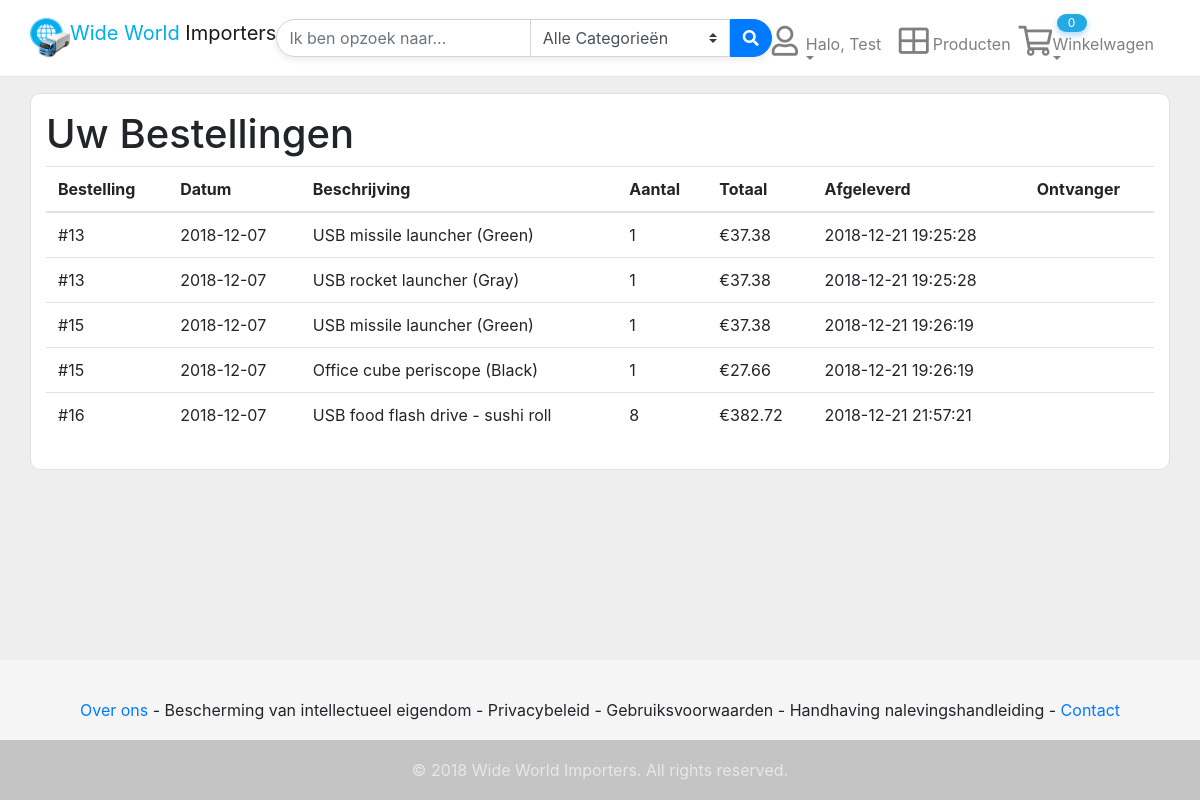
Screenshot of /Invoices.php (signed in) with the database file from the repository.
### tables this page shows
CREATE TABLE `invoicelines` (
	`InvoiceLineID` int(11) NOT NULL,
	`InvoiceID` int(11) NOT NULL,
	`StockItemID` int(11) NOT NULL,
	`Description` varchar(100) NOT NULL,
	`Quantity` int(11) NOT NULL
);

CREATE TABLE `invoices` (
	`InvoiceID` int(11) NOT NULL,
	`CustomerID` int(11) NOT NULL,
	`BillToCustomerID` int(11) NOT NULL,
	`InvoiceDate` date NOT NULL,
	`CustomerPurchaseOrderNumber` varchar(20) DEFAULT NULL,
	`TotalDryItems` int(11) NOT NULL,
	`TotalChillerItems` int(11) DEFAULT NULL,
	`ConfirmedDeliveryTime` datetime DEFAULT NULL,
	`ConfirmedReceivedBy` varchar(4000) DEFAULT NULL,
	`LastEditedWhen` datetime NOT NULL DEFAULT CURRENT_TIMESTAMP
);

CREATE TABLE `stockitems` (
	`StockItemID` int(11) NOT NULL,
	`StockItemName` varchar(100) NOT NULL,
	`ColorID` int(11) DEFAULT NULL,
	`UnitPackageID` int(11) NOT NULL,
	`OuterPackageID` int(11) NOT NULL,
	`Brand` varchar(50) DEFAULT NULL,
	`Size` varchar(20) DEFAULT NULL,
	`LeadTimeDays` int(11) NOT NULL,
	`QuantityPerOuter` int(11) NOT NULL,
	`IsChillerStock` tinyint(1) NOT NULL,
	`TaxRate` decimal(18,3) NOT NULL,
	`UnitPrice` decimal(18,2) NOT NULL,
	`RecommendedRetailPrice` decimal(18,2) DEFAULT NULL,
	`TypicalWeightPerUnit` decimal(18,3) NOT NULL,
	`MarketingComments` longtext,
	`InternalComments` longtext,
	`Photo` longtext,
	`YouTubeID` varchar(45) DEFAULT NULL,
	`CustomFields` longtext,
	`Tags` longtext,
	`SearchDetails` longtext NOT NULL,
	`ValidFrom` datetime NOT NULL,
	`ValidTo` datetime NOT NULL
);

### inc/Autoload.php (called while the page is built, shortened)
<?php
	spl_autoload_register(function($className) {
		$className = str_replace("\\", DIRECTORY_SEPARATOR, $className);
	});

### class/DB.php (called while the page is built, shortened)
<?php
	class DB {
		protected static $instance;
		protected $pdo;
		protected function __construct() {
			$opt  = array(
				PDO::ATTR_ERRMODE            => PDO::ERRMODE_EXCEPTION,
				PDO::ATTR_DEFAULT_FETCH_MODE => PDO::FETCH_ASSOC,
				PDO::ATTR_EMULATE_PREPARES   => FALSE,
			);
			$dsn = 'mysql:host='.DB_HOST.';dbname='.DB_NAME.';charset='.DB_CHAR;
			try {
				$this->pdo = new PDO($dsn, DB_USER, DB_PASS, $opt);
			} catch (PDOException $e) {
				echo 'Connection failed: ' . $e->getMessage();
			}
		}
		public static function instance() {
			if (self::$instance === null) {
				self::$instance = new self;
			}
			return self::$instance;
		}
		public function run($sql, $args = []) {
			if (!$args) {
				return $this->pdo->query($sql);
			}
			$stmt = $this->pdo->prepare($sql);
			$stmt->execute($args);
			return $stmt;
		}
	}

### class/Invoice.php (called while the page is built, shortened)
<?php
	class Invoice {
		protected $db;
		public function __construct() {
			$this->db = DB::instance();
		}
		public function getInvoicesFor($userId) {
			$sql = "SELECT I.InvoiceID, I.InvoiceDate, I.CustomerPurchaseOrderNumber, I.ConfirmedDeliveryTime, I.ConfirmedReceivedBy, IL.Description, IL.Quantity, S.RecommendedRetailPrice
					FROM invoices I
					JOIN invoicelines IL ON I.InvoiceID = IL.InvoiceID
					JOIN stockitems S ON IL.StockItemID = S.StockItemID
					WHERE I.CustomerID = ?
					ORDER BY I.InvoiceDate";
			$result = $this->db->run($sql, [$userId])->fetchAll();
			$this->data = $result;
		}
	}

### Invoices.php (the view, shortened to what this page needs)
<?php
	include_once "inc/Autoload.php";
	include "inc/Header.php";
	$userId = $_SESSION["user"]["user_id"];
	$invoice = new Invoice();
	$invoice->getInvoicesFor($userId);
	$invoices = $invoice->data;
?>
<main>
	<div class="container bg-white py-3 border br-10">
		<h1>Uw Bestellingen</h1>
		<?php if ($invoices != []) { ?>
			<table id="invoiceTable" class="table table-hover table-condensed">
				<thead>
					<tr>
						<th>Bestelling</th>
						<th>Datum</th>
						<th>Beschrijving</th>
						<th>Aantal</th>
						<th>Totaal</th>
						<th>Afgeleverd</th>
						<th>Ontvanger</th>
					</tr>
				</thead>
				<tbody>
				<?php
					foreach ($invoices as $invoice) {
						?>
						<tr id="listItem">
							<td data-th="Bestelling">
								<span>#<?php echo $invoice['CustomerPurchaseOrderNumber'] ?></span>
							</td>
							<td data-th="Datum">
								<span><?php echo $invoice['InvoiceDate'] ?></span>
							</td>
							<td data-th="Beschrijving">
								<span><?php echo $invoice["Description"]?></span>
							</td>
							<td data-th="Aantal">
								<span><?php echo $invoice['Quantity'] ?></span>
							</td>
							<td data-th="Totaal">
								<span>€<?php printf("%.2f", ($invoice['RecommendedRetailPrice'] * $invoice['Quantity'])) ?></span>
							</td>
							<td data-th="Afgeleverd">
								<span><?php echo $invoice['ConfirmedDeliveryTime'] ?></span>
							</td>
							<td data-th="Ontvangen door">
							</td>
						</tr>
						<?php
					}
				?>
				</tbody>
			</table>
		<?php } ?>
	</div>
</main>
<?php
	include "inc/Footer.php";
?>

### css/style.css (style rules this page uses)
html { position: relative; min-height: 100%; }
body { display: flex; min-height: 100vh; flex-direction: column; }
main { background-color: #EEEEEE; flex: 1 0 auto; padding: 1rem 0; }
.br-10 { border-radius: 10px; }

### rows the page displays
invoicelines: InvoiceID.CustomerPurchaseOrderNumber "13", InvoiceID.InvoiceDate "2018-12-07", Description "USB missile launcher (Green)", Quantity "1", $invoice['RecommendedRetailPrice']*$invoice['Quantity'] "37.38", InvoiceID.ConfirmedDeliveryTime "2018-12-21 19:25:28"
invoicelines: InvoiceID.CustomerPurchaseOrderNumber "13", InvoiceID.InvoiceDate "2018-12-07", Description "USB rocket launcher (Gray)", Quantity "1", $invoice['RecommendedRetailPrice']*$invoice['Quantity'] "37.38", InvoiceID.ConfirmedDeliveryTime "2018-12-21 19:25:28"
invoicelines: InvoiceID.CustomerPurchaseOrderNumber "15", InvoiceID.InvoiceDate "2018-12-07", Description "USB missile launcher (Green)", Quantity "1", $invoice['RecommendedRetailPrice']*$invoice['Quantity'] "37.38", InvoiceID.ConfirmedDeliveryTime "2018-12-21 19:26:19"
invoicelines: InvoiceID.CustomerPurchaseOrderNumber "15", InvoiceID.InvoiceDate "2018-12-07", Description "Office cube periscope (Black)", Quantity "1", $invoice['RecommendedRetailPrice']*$invoice['Quantity'] "27.66", InvoiceID.ConfirmedDeliveryTime "2018-12-21 19:26:19"
invoicelines: InvoiceID.CustomerPurchaseOrderNumber "16", InvoiceID.InvoiceDate "2018-12-07", Description "USB food flash drive - sushi roll", Quantity "8", $invoice['RecommendedRetailPrice'] * $invoice['Quantity'] "382.72", InvoiceID.ConfirmedDeliveryTime "2018-12-21 21:57:21"

### other values shown
$_SESSION['user']['username'] "Test"
